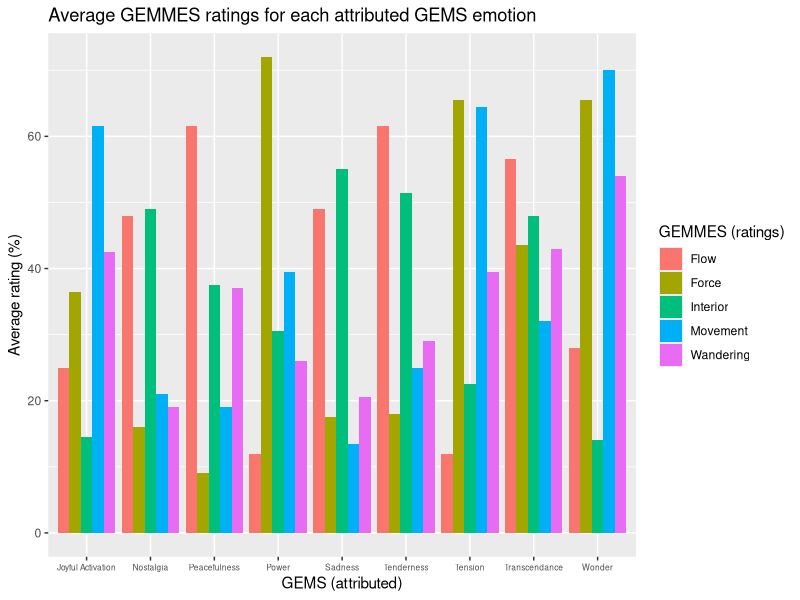

Source code (R):
## ---- chunk 1
knitr::opts_chunk$set(message = FALSE, echo = TRUE)
## ---- chunk 2
library(readxl)
library(knitr)
library(dplyr)
library(tidyr)
library(ggplot2)
## ---- chunk 3
GEMMES <- read_xlsx("Exp2A-GEMMES_Binomial.xlsx", sheet = 1)
## ---- chunk 4
GEMMES_clean <- GEMMES %>%
  select(-VISU, -VISU_Value, -VISU_Binomial)
GEMMES_clean <- unique(GEMMES_clean)
## ---- chunk 5
GEMMES2 <- GEMMES_clean %>%
  select(Sex, Age, Musician_type, Excerpt_id, Excerpt_GEMS, 79:97)
kable(head(GEMMES2, 10))
## ---- chunk 6
GEMMES2_long <- gather(GEMMES2, condition, measurement, VISU_Flow:VISU_Wandering)
kable(head(GEMMES2_long, 10))
## ---- chunk 7
GEMMES2_long <- GEMMES2_long %>%
  unite(Participant_info, Sex, Age, Musician_type)
kable(head(GEMMES2_long, 10))
## ---- chunk 8
GEMMES2_long <- GEMMES2_long %>%
    separate(Participant_info, into=c("Sex", "Age", "Musician_type"), sep ="_")
kable(head(GEMMES2_long, 10))
## ---- chunk 9
GEMMES2_table <- GEMMES2 %>%
  group_by(Excerpt_GEMS) %>%
  summarize(mean_Flow = mean(VISU_Flow), mean_Force = mean(VISU_Force), mean_Interior = mean(VISU_Interior), mean_Movement = mean(VISU_Movement), mean_Wandering = mean(VISU_Wandering))
GEMMES2_table_long <- gather(GEMMES2_table, condition, measurement, mean_Flow:mean_Wandering)
kable(head(GEMMES2_long, 10))
## ---- chunk 10
ggplot(GEMMES2_table_long, aes(x=Excerpt_GEMS, y=measurement, fill = condition))+
  geom_bar(position='dodge', stat='identity')+
  theme(axis.text.x = element_text(size = 6))+
  scale_x_discrete(labels = c("Joyful Activation", "Nostalgia", "Peacefulness", "Power", "Sadness", "Tenderness", "Tension", "Transcendance", "Wonder"))+
  labs(title = "Average GEMMES ratings for each attributed GEMS emotion", x="GEMS (attributed)", y="Average rating (%)", fill = "GEMMES (ratings)")+
  scale_fill_discrete(labels = c("Flow", "Force", "Interior", "Movement", "Wandering"))
